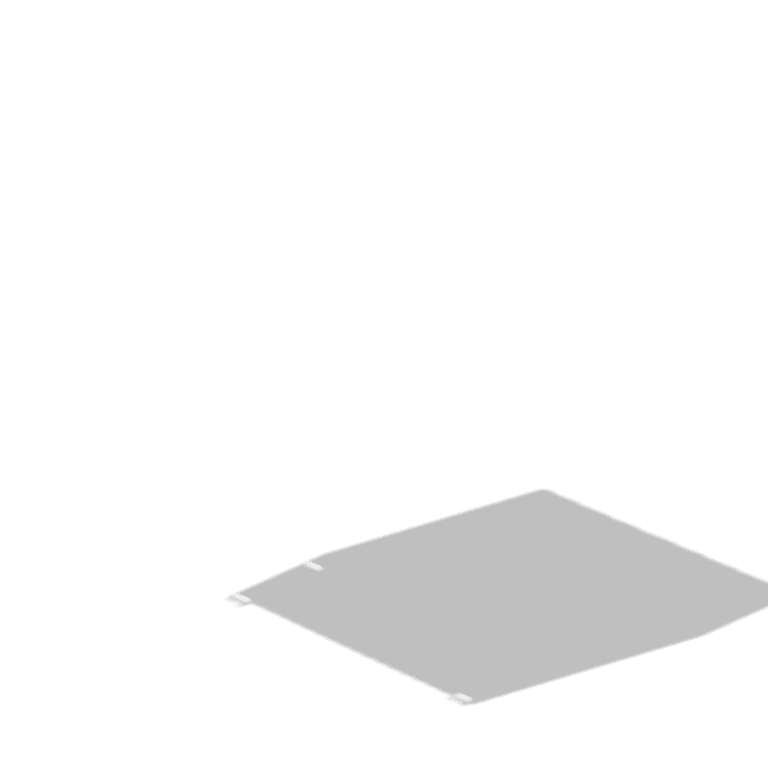
#> input picture cozy/assets/models/oak/bookshelf/shadow-0.webp, 768 x 768 px
$ python -i audit-art.py   (imports and definitions only)
#> lines starting #> are read from the running program, lines starting #| are printed output that depends on the picture
"""Read-only art inventory. Explicit --output writes evidence, never production art.

Run from anywhere: python cozy/tools/audit-art.py --output cozy/docs/audit/baseline.json
Pillow + Node are authoring dependencies only. No network or generation calls.
"""
import argparse
import ast
from collections import Counter
import hashlib
import json
import math
from pathlib import Path
import subprocess
from PIL import Image

ROOT = Path(__file__).resolve().parents[1]


def image_info(path):
    with Image.open(path) as source:
#> source is the input picture: PIL image 768x768 RGBA; mean R, G, B, A 0, 0, 0, 6.9
        image = source.convert('RGBA')
        alpha = image.getchannel('A')
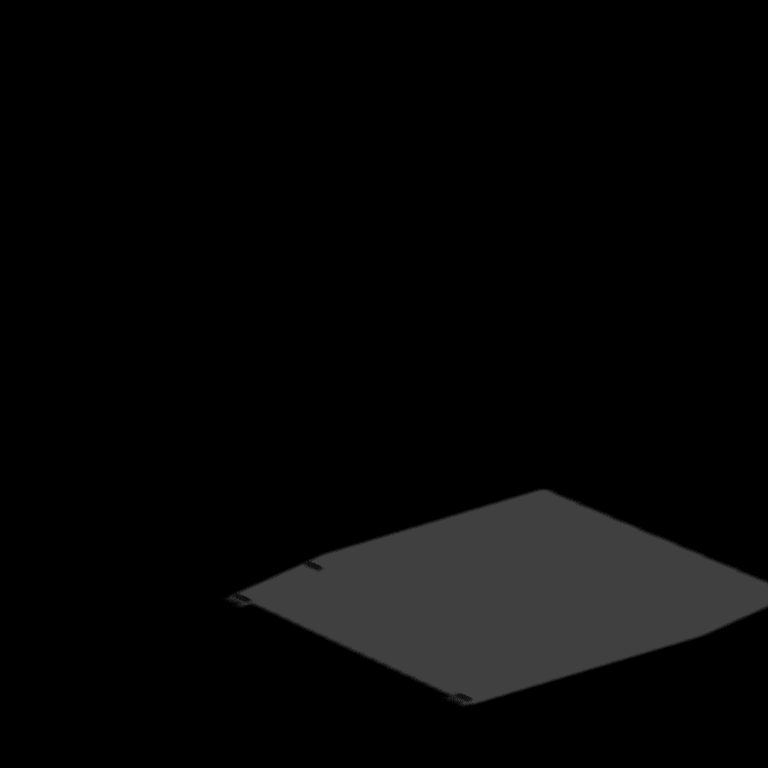
#> alpha: PIL image 768x768 L; min 0, max 64, mean 6.9
        solid = alpha.point(lambda value: 255 if value >= 160 else 0).getbbox()
#> solid = None
        histogram = alpha.histogram()
#> histogram = 256 values, max 523849 at index 0, min 0 at index 65, mean 2304
        sample = image.copy()
        sample.thumbnail((96, 96))
        # Opaque colour bins only: transparent black must never win the palette.
        colours = Counter(tuple((channel // 32) * 32 + 16 for channel in pixel[:3])
                          for pixel in sample.getdata() if pixel[3] >= 160)
#> colours = 0 items
#> (the run stopped early here; a loop or call above may not have finished)

$ run again, on cozy/assets/models/oak/bookshelf/view-180.webp
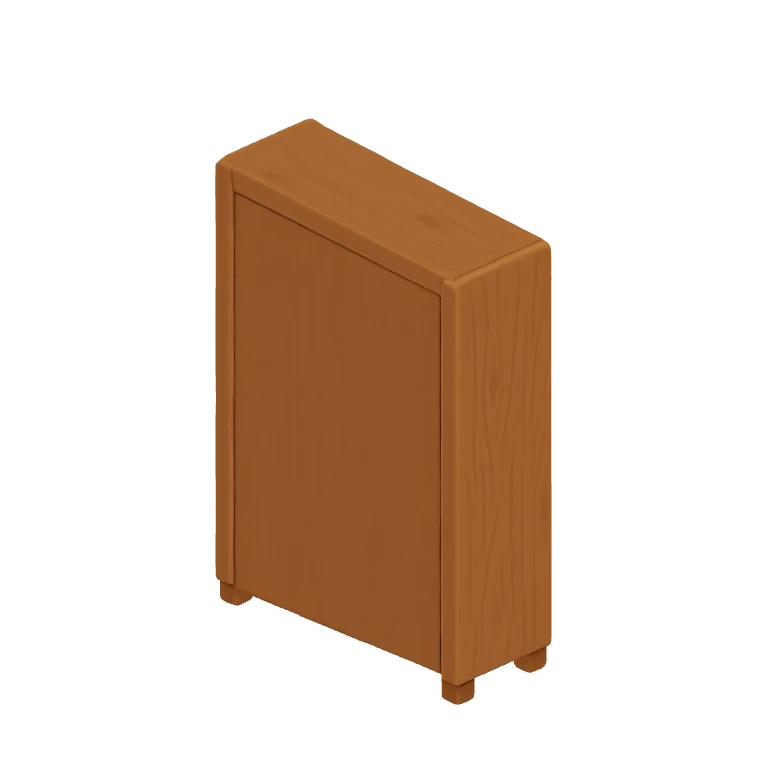
#> input picture cozy/assets/models/oak/bookshelf/view-180.webp, 768 x 768 px
#> in image_info, source is the input picture: PIL image 768x768 RGBA; mean R, G, B, A 41, 24.3, 11.8, 69.1
#> in image_info, `alpha = image.getchannel('A')`:
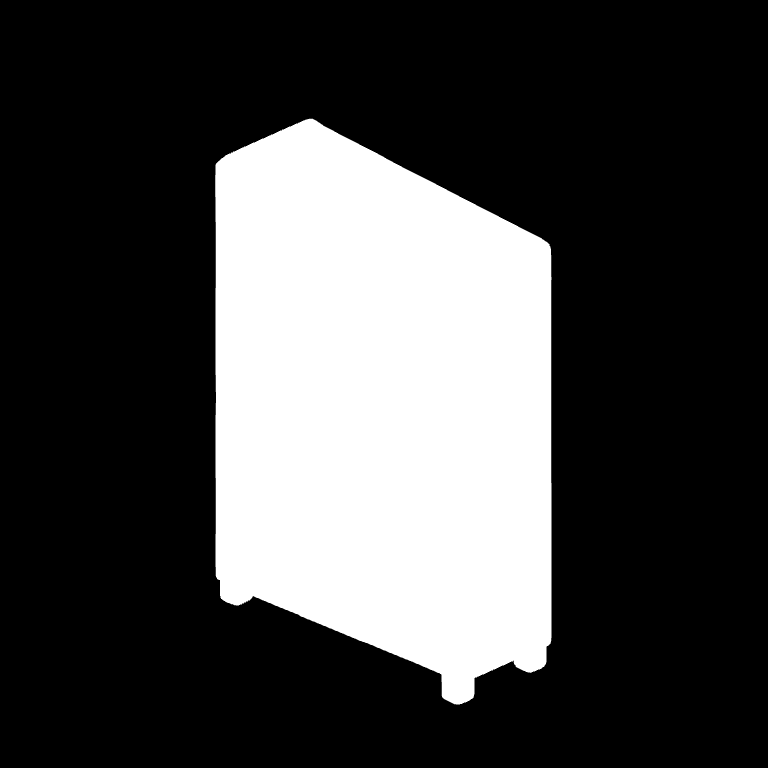
#> alpha: PIL image 768x768 L; min 0, max 255, mean 69.1
#> solid = (215, 119, 551, 704)
#> histogram = 256 values, max 429268 at index 0, min 0 at index 1, mean 2304
#> colours = {(176, 112, 48): 416, (144, 112, 48): 44, (144, 80, 48): 2004, (112, 80, 16): 2, (176, 80, 48): 7, (144, 80, 16): 14}

$ run again, on cozy/assets/models/oak/bookshelf/view-270.webp
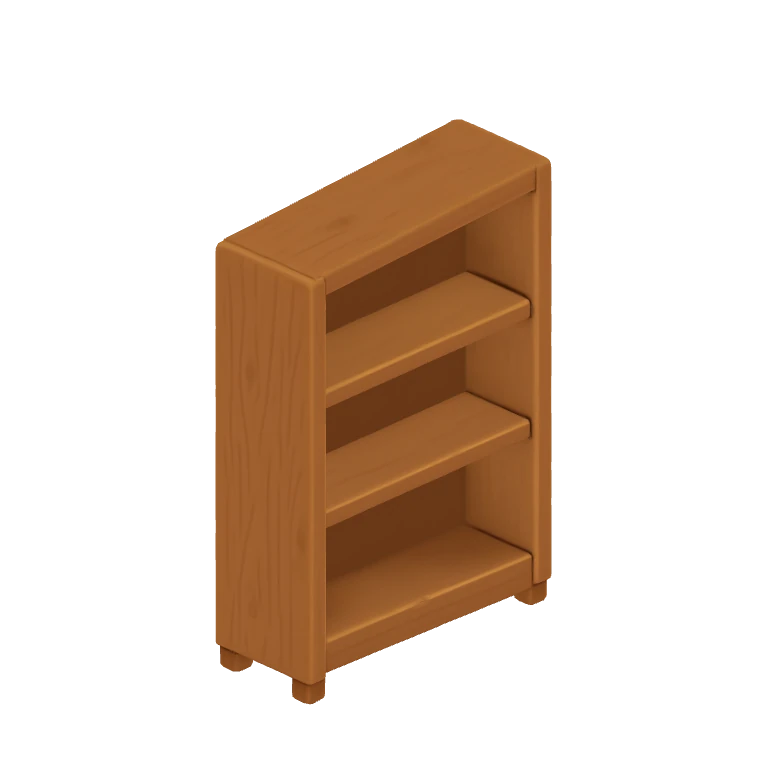
#> input picture cozy/assets/models/oak/bookshelf/view-270.webp, 768 x 768 px
#> in image_info, source is the input picture: PIL image 768x768 RGBA; mean R, G, B, A 40.5, 24.2, 11.4, 69
#> in image_info, `alpha = image.getchannel('A')`:
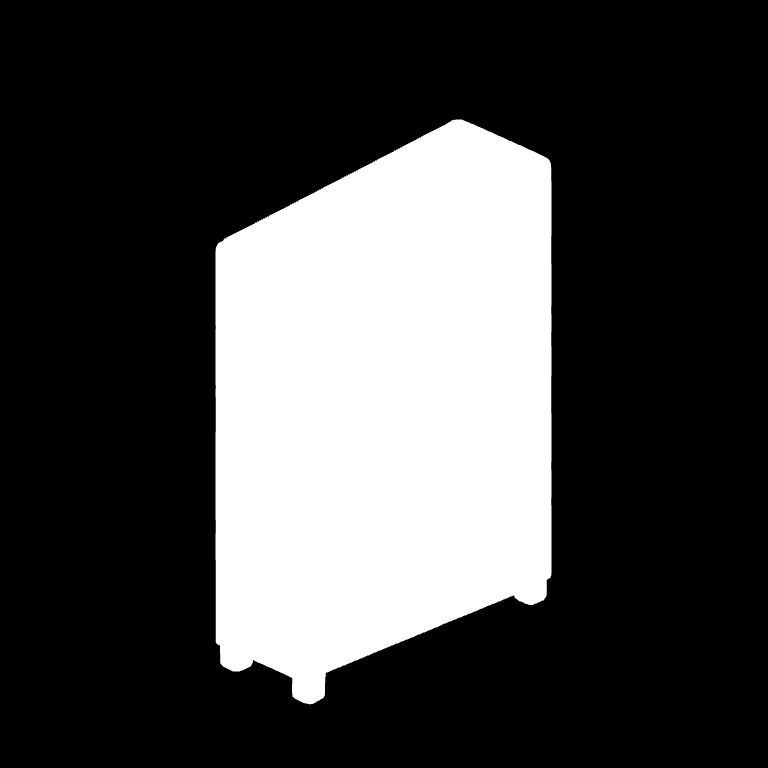
#> alpha: PIL image 768x768 L; min 0, max 255, mean 69
#> solid = (216, 120, 551, 704)
#> histogram = 256 values, max 429444 at index 0, min 0 at index 1, mean 2304
#> colours = {(176, 112, 48): 665, (144, 80, 48): 1185, (144, 112, 48): 211, (112, 80, 16): 82, (112, 48, 16): 315, (144, 80, 16): 7, (112, 80, 48): 14, (176, 80, 48): 4}
